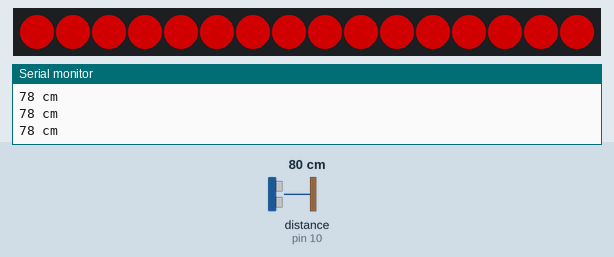
Simulated run of this sketch. Board: Arduino Uno, built with avr-gcc and run on an emulated ATmega328P. Shown: 16 RGB LEDs in strip order, left to right, the last lines printed to the serial monitor. Wiring (inferred from the names in the program): ultrasonic range finder: trigger pin 9; echo pin 10. The inputs (shaded band) are chosen by the test bench; at power-on: distance to the obstacle (sensor on pin 10) 80 cm. The echo pulse lasts 58.3 µs per cm; dim RGB values are drawn brighter than linear.

Above: at 1.2 s.
1.3 s: distance to the obstacle (sensor on pin 10) set to 2 cm
4.3 s: distance to the obstacle (sensor on pin 10) set to 120 cm
At 5.3 s:
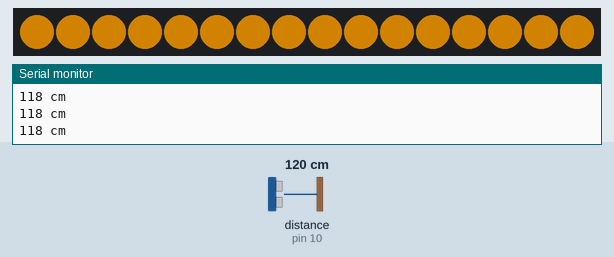
5.8 s: distance to the obstacle (sensor on pin 10) set to 250 cm
At 6.4 s:
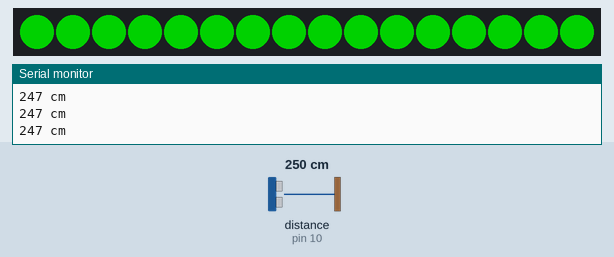
7.3 s: distance to the obstacle (sensor on pin 10) set to 60 cm
At 7.7 s:
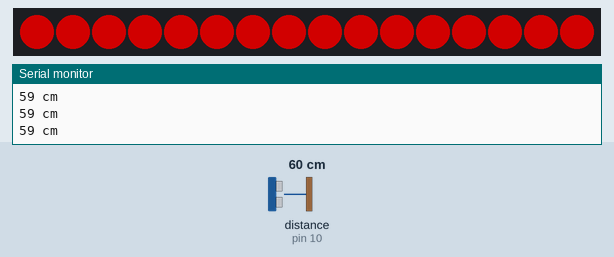
8.8 s: distance to the obstacle (sensor on pin 10) set to 4 cm
Timing chart, 0 to 11.8 s (numbered marks = the images above; inputs shaded):
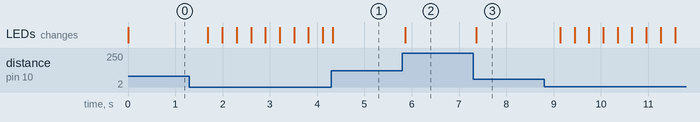

Measured:
- after the input at 4.3 s, the LEDs: change at once (image 1)
- after the input at 5.8 s, the LEDs: change after 0.06 s (image 2)
- after the input at 7.3 s, the LEDs: change after 0.06 s (image 3)

The sketch:

firmware.ino
```cpp
#include <Adafruit_NeoPixel.h>

const int trigPin = 9;
const int echoPin = 10;
const int ledPin = 6;
const int ledCount = 16;

Adafruit_NeoPixel strip(ledCount, ledPin, NEO_GRB + NEO_KHZ800);

const int detectDistance = 250;
const int greenDistance = 150;
const int yellowDistance = 80;
const int redDistance = 40;

unsigned long lastSeen = 0;
const unsigned long offDelay = 30000;

void setup() {
  Serial.begin(9600);
  pinMode(trigPin, OUTPUT);
  pinMode(echoPin, INPUT);
  strip.begin();
  strip.setBrightness(120);
  strip.show();
}

void loop() {
  int distance = getDistance();

  Serial.print(distance);
  Serial.println(" cm");

  if (distance > 0 && distance <= detectDistance) {
    lastSeen = millis();

    if (distance > greenDistance) {
      color(0, 255, 0);
    } else if (distance > yellowDistance) {
      color(255, 160, 0);
    } else if (distance > redDistance) {
      color(255, 0, 0);
    } else {
      blinkRed();
    }
  } else {
    if (millis() - lastSeen > offDelay) {
      color(0, 0, 0);
    }
  }

  delay(100);
}

int getDistance() {
  digitalWrite(trigPin, LOW);
  delayMicroseconds(2);
  digitalWrite(trigPin, HIGH);
  delayMicroseconds(10);
  digitalWrite(trigPin, LOW);

  long duration = pulseIn(echoPin, HIGH, 30000);

  if (duration == 0) {
    return -1;
  }

  return duration * 0.034 / 2;
}

void color(int r, int g, int b) {
  for (int i = 0; i < ledCount; i++) {
    strip.setPixelColor(i, strip.Color(r, g, b));
  }
  strip.show();
}

void blinkRed() {
  static bool on = false;
  static unsigned long lastBlink = 0;

  if (millis() - lastBlink >= 250) {
    lastBlink = millis();
    on = !on;

    if (on) {
      color(255, 0, 0);
    } else {
      color(0, 0, 0);
    }
  }
}
```
